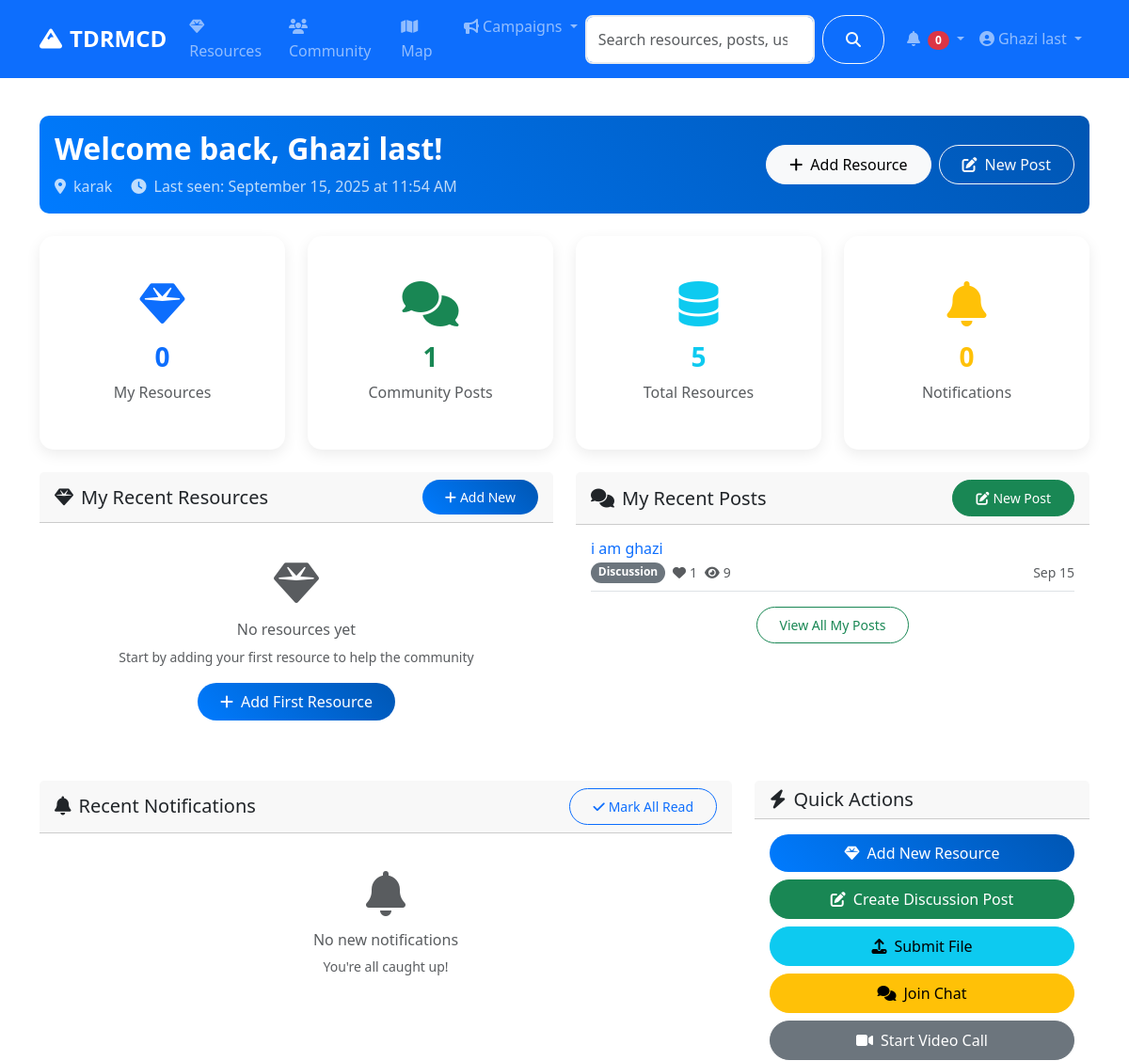
The app's page /dashboard (signed in, upper part), older data.
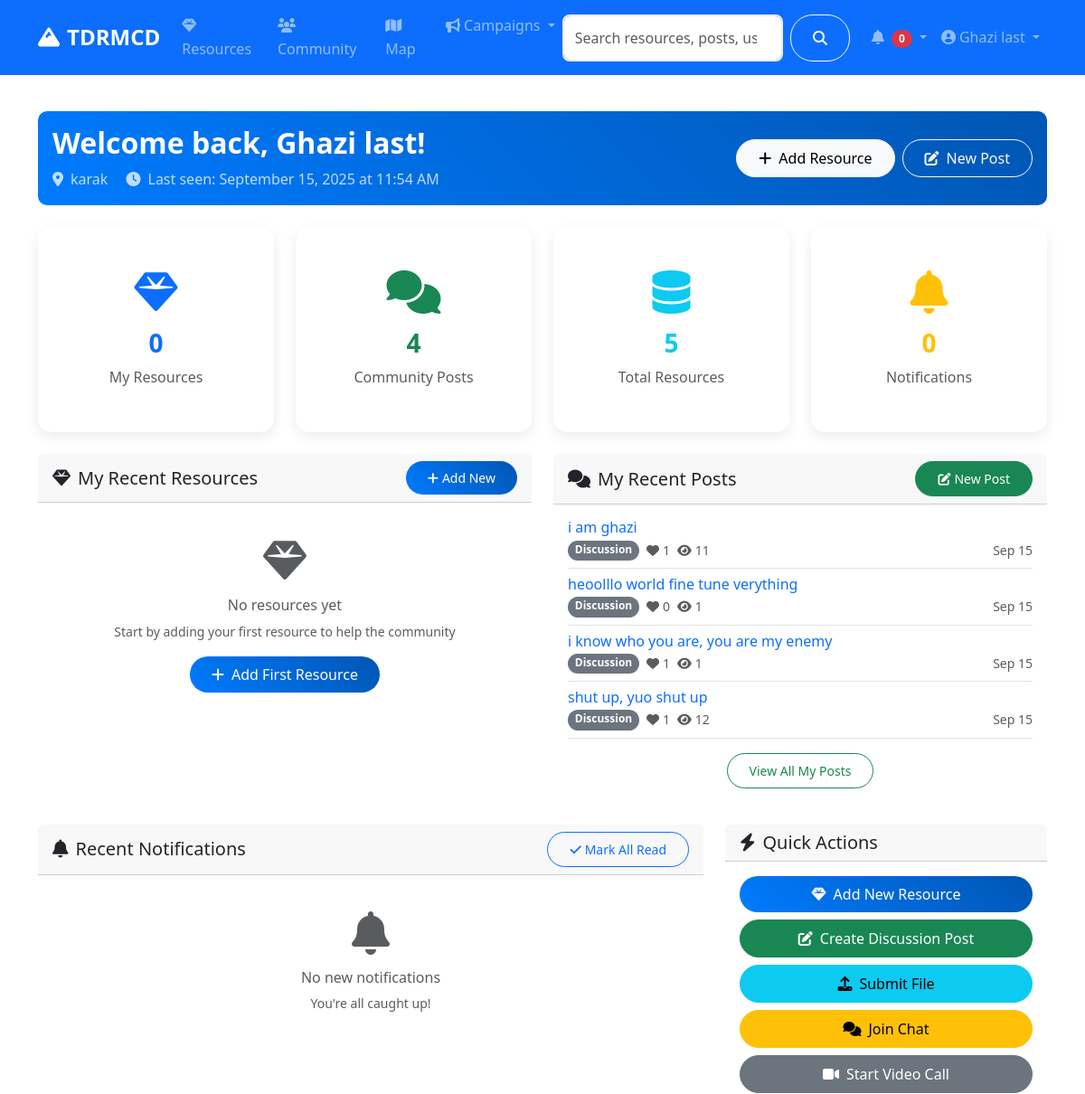
The same page, newer data.
### models.py (models this page shows, shortened)
class CommunityPost(db.Model):
    id = db.Column(db.Integer, primary_key=True)
    title = db.Column(db.String(200), nullable=False)
    content = db.Column(db.Text, nullable=False)
    category = db.Column(db.String(50), nullable=False)  # discussion, question, announcement
    tags = db.Column(db.String(200))
    image_url = db.Column(db.String(200))
    likes = db.Column(db.Integer, default=0)
    views = db.Column(db.Integer, default=0)
    author_id = db.Column(db.Integer, db.ForeignKey('user.id'), nullable=False)
    created_at = db.Column(db.DateTime, default=datetime.utcnow)
    updated_at = db.Column(db.DateTime, default=datetime.utcnow, onupdate=datetime.utcnow)
    comments = db.relationship('Comment', backref='post', lazy='dynamic', cascade='all, delete-orphan')
    likes_relation = db.relationship('PostLike', backref='post', lazy='dynamic', cascade='all, delete-orphan')

### routes/main.py (the view)
@main_bp.route('/dashboard')
@login_required
def dashboard():
    from datetime import datetime
    current_user.last_seen = datetime.utcnow()
    db.session.commit()
    user_resources = current_user.resources.limit(5).all()
    user_posts = current_user.posts.limit(5).all()
    notifications = current_user.notifications.filter_by(is_read=False).limit(10).all()
    stats = {
        'total_resources': Resource.query.filter_by(status='active').count(),
        'user_resources': current_user.resources.count(),
        'user_posts': current_user.posts.count(),
        'unread_notifications': current_user.notifications.filter_by(is_read=False).count()
    }
    from datetime import timedelta
    is_new_user = current_user.created_at > datetime.utcnow() - timedelta(hours=24)
    is_long_absence = current_user.last_seen < datetime.utcnow() - timedelta(days=7)
    return render_template('main/dashboard.html',
                         user_resources=user_resources,
                         user_posts=user_posts,
                         notifications=notifications,
                         stats=stats,
                         is_new_user=is_new_user,
                         is_long_absence=is_long_absence)

### app.py (called while the page is built)
@login_manager.user_loader
def load_user(user_id):
    return User.query.get(int(user_id))

### models.py (called while the page is built)
    def get_full_name(self):
        return f"{self.first_name} {self.last_name}"

    def is_admin(self):
        return self.role == 'admin'

### templates/main/dashboard.html (shortened to what the changed rows need)
{% extends "base.html" %}
{% block content %}
<div class="container py-4">
    <div class="row">
        <div class="col-12 mb-4">
            <div class="card bg-gradient-primary text-white">
                <div class="card-body">
                    <div class="row align-items-center">
                        <div class="col-md-8">
                            {% if is_new_user %}
                                <h2 class="fw-bold mb-2">Welcome to TDRMCD, {{ current_user.get_full_name() }}! 🎉</h2>
                                <p class="mb-0 opacity-75">
                                    <i class="fas fa-star me-2"></i>Thanks for joining our community! Let's get started.
                                    {% if current_user.location %}
                                        <br><i class="fas fa-map-marker-alt me-2"></i>{{ current_user.location }}
                                    {% endif %}
                                </p>
                            {% else %}
                                <h2 class="fw-bold mb-2">Welcome back, {{ current_user.get_full_name() }}!</h2>
                            {% endif %}
                        </div>
                    </div>
                </div>
            </div>
        </div>
        <div class="col-lg-3 col-md-6 mb-4">
            <div class="card stat-card text-center">
                <div class="card-body">
                    <i class="fas fa-comments fa-3x text-success mb-3"></i>
                    <h3 class="fw-bold text-success">{{ stats.user_posts }}</h3>
                    <p class="text-muted mb-0">Community Posts</p>
                </div>
            </div>
        </div>
    </div>
    <div class="row">
        <div class="col-lg-6 mb-4">
            <div class="card">
                <div class="card-body">
                    {% if user_posts %}
                        {% for post in user_posts %}
                        <div class="border-bottom pb-2 mb-2">
                            <h6 class="mb-1">
                                <a href="{{ url_for('community.post_detail', id=post.id) }}" class="text-decoration-none">
                                    {{ post.title }}
                                </a>
                            </h6>
                            <div class="d-flex justify-content-between align-items-center">
                                <div class="d-flex gap-2">
                                    <span class="badge bg-secondary">{{ post.category.title() }}</span>
                                    <small class="text-muted">
                                        <i class="fas fa-heart me-1"></i>{{ post.likes }}
                                    </small>
                                    <small class="text-muted">
                                        <i class="fas fa-eye me-1"></i>{{ post.views }}
                                    </small>
                                </div>
                                <small class="text-muted">{{ post.created_at.strftime('%b %d') }}</small>
                            </div>
                        </div>
                        {% endfor %}
                    {% endif %}
                </div>
            </div>
        </div>
    </div>
</div>
{% endblock %}

Row changes from the older to the newer data that the page shows:
changed CommunityPost "i am ghazi": views "9" → "11"
added CommunityPost: title "heoolllo world fine tune verything", category "Discussion", likes "0", views "1", created_at "Sep 15"
added CommunityPost: title "i know who you are, you are my enemy", category "Discussion", likes "1", views "1", created_at "Sep 15"
added CommunityPost: title "shut up, yuo shut up", category "Discussion", likes "1", views "12", created_at "Sep 15"
Text that changed along with them:
{{ stats.user_posts }}: "1" → "4"
